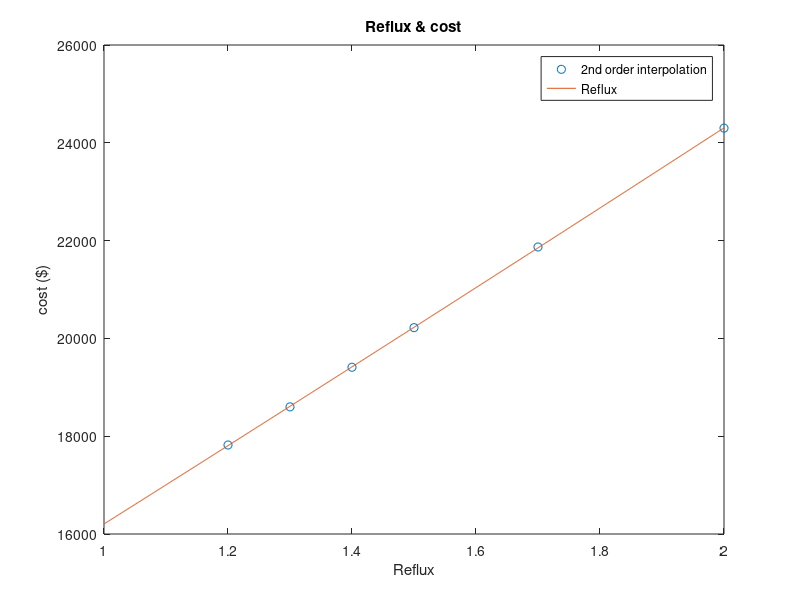

The MATLAB source for this figure:
R= [1.2 1.3 1.4 1.5 1.7 2]; 
cost_w = [17820 18600 19410 20220 21870 24300]; 
po = polyfit(R,cost_w,2); 
R0 = 1:0.001:2; 
cost_w1 = polyval(po,R0); 
plot(R,cost_w,'o',R0,cost_w1); 
legend('2nd order interpolation','Reflux'); 
title('Reflux & cost'); 
xlabel('Reflux'); 
ylabel('cost ($)'); 
disp(po);
